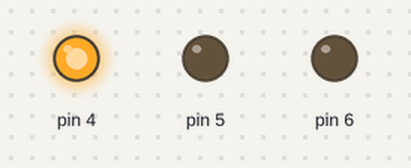
This sketch was run on a simulated Arduino Uno, built with avr-gcc and run on an emulated ATmega328P. Parts: output pins drawn as LEDs (lit = HIGH).

Above: at 0.75 s.
At 3.95 s:
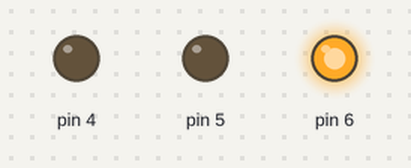
At 7.95 s:
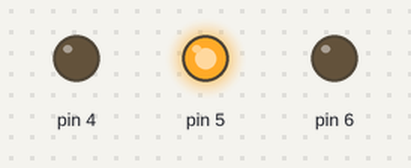
At 9.7 s:
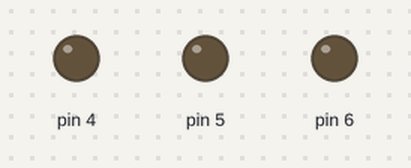
Timing chart, 0 to 12.9 s (numbered marks = the images above):
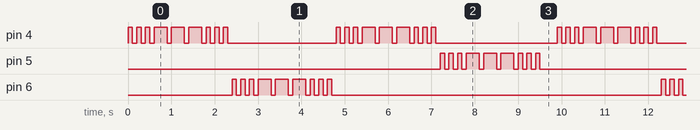

Measured:
- by itself, pin 4: moves between LOW and HIGH, repeating every 9.9 s
- by itself, pin 5, pin 6: repeats every 9.9 s: 2 × (LOW 0.10 s, HIGH 0.10 s), 3 × (LOW 0.10 s, HIGH 0.30 s), 3 × (LOW 0.10 s, HIGH 0.10 s), LOW 7.6 s, HIGH 0.10 s

The sketch:

sketch_may27n.ino
```cpp
const int time = 100;
const int wating = 100;

void setup() {
  // put your setup code here, to run once:
pinMode(4,OUTPUT);
pinMode(5,OUTPUT);
pinMode(6,OUTPUT);
}

void loop() {
  // put your main code here, to run repeatedly:
morse_s();
morse_o();
morse_s();
morse_s_1();
morse_o_1();
morse_s_1();
morse_s();
morse_o();
morse_s();
morse_s_2();
morse_o_2();
morse_s_2();
delay(300);
}

void morse_s()
{
  dot();
  dot();
  dot();
}

void morse_o()
{
  bar();
  bar();
  bar();
}

void morse_s_1()
{
  dot_1();
  dot_1();
  dot_1();
}

void morse_o_1()
{
  bar_1();
  bar_1();
  bar_1();
}

void morse_s_2()
{
  dot_2();
  dot_2();
  dot_2();
}

void morse_o_2()
{
  bar_2();
  bar_2();
  bar_2();
}

void dot()
{
  digitalWrite(4,HIGH);

  delay(time);
  digitalWrite(4,LOW);


  delay(wating);
}

void bar()
{
  digitalWrite(4,HIGH);

  delay(3*time);

  digitalWrite(4,LOW);

  delay(wating);
}

void dot_1()
{
    digitalWrite(6,HIGH);
  delay(time);
    digitalWrite(6,LOW);

  delay(wating);
}

void bar_1()
{
    digitalWrite(6,HIGH);
  delay(3*time);
   digitalWrite(6,LOW);

  delay(wating);

}

void dot_2()
{
  digitalWrite(5,HIGH);
  delay(time);
    digitalWrite(5,LOW);

  delay(wating);
}

void bar_2()
{
  digitalWrite(5,HIGH);
  delay(3*time);
   digitalWrite(5,LOW);

  delay(wating);
}
```
